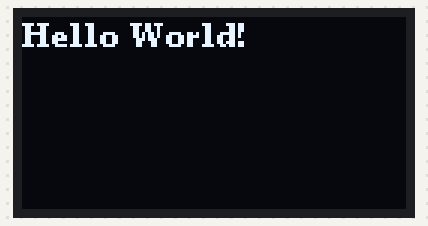
Bench run of a program on a simulated ESP32. On the bench: 128×64 one-colour display.

Above: at 0.1 s.

The program:

main.cpp
```cpp
#include <Arduino.h>
#include <U8g2lib.h>

#ifdef U8X8_HAVE_HW_SPI
#include <SPI.h>
#endif
#ifdef U8X8_HAVE_HW_I2C
#include <Wire.h>
#endif


U8G2_SSD1306_128X64_NONAME_F_HW_I2C u8g2(U8G2_R0, /* clock=*/ SCL, /* data=*/ SDA, /* reset=*/ U8X8_PIN_NONE);  // High speed I2C

// U8G2_SSD1306_128X64_NONAME_F_SW_I2C u8g2(U8G2_R0, /* clock=*/ SCL, /* data=*/ SDA, /* reset=*/ U8X8_PIN_NONE);    //Low spped I2C

void setup(void) {
  u8g2.begin();
}

void loop(void) {
  u8g2.clearBuffer();                   // clear the internal memory
  u8g2.setFont(u8g2_font_ncenB08_tr);   // choose a suitable font
  u8g2.drawStr(0,10,"Hello World!");    // write something to the internal memory
  u8g2.sendBuffer();                    // transfer internal memory to the display
  delay(1000);
}
```
